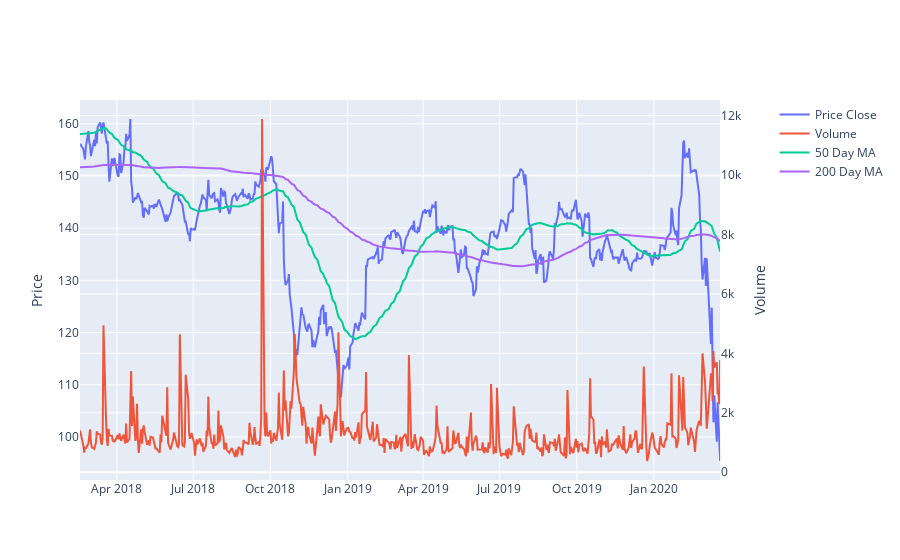

Write notebook code for a chart like this one.
### Markdown cell above
### Price Chart

### Code cell
from plotly.subplots import make_subplots

#fig = go.Figure()
fig = make_subplots(specs=[[{"secondary_y": True}]])

fig.add_trace(
    go.Scatter(
#       x=dfDtVolPrice['Calc Date'],  #we can optionally chart the complete set
        x = dfDtVolPrice.loc[:525,['Calc Date']]['Calc Date'],    # we are cutting off
        y=dfDtVolPrice['Price Close'],
        name = 'Price Close'), 
    secondary_y=False,
)
fig.add_trace(go.Scatter(
#    x=dfDtVolPrice['Calc Date'],
    x = dfDtVolPrice.loc[:525,['Calc Date']]['Calc Date'],
    y=dfDtVolPrice['Volume'],
    name = 'Volume'), 
    secondary_y=True,
)
fig.add_trace(go.Scatter(
#    x=dfDtVolPrice['Calc Date'],
    x = dfDtVolPrice.loc[:525,['Calc Date']]['Calc Date'],
    y=convolve50,
    name='50 Day MA',),
    secondary_y=False,
)
fig.add_trace(go.Scatter(
    x = dfDtVolPrice.loc[:525,['Calc Date']]['Calc Date'],
#    x=dfDtVolPrice['Calc Date'],
    y=convolve200,
    name='200 Day MA',),
    secondary_y=False,
)

fig.update_yaxes(title_text="Price", secondary_y=False)
fig.update_yaxes(title_text="Volume", secondary_y=True)

fig.show()

### Figure 1 — Plotly figure (JSON) as saved in the notebook; plotly's stock layout.template omitted (floating-point values rounded to 4 significant figures; data arrays with more than 128 entries replaced by an {"elided": "..."} marker saying what was removed)
{"data": [{"name": "Price Close", "type": "scatter", "x": {"elided": "526 str values"}, "xaxis": "x", "y": {"elided": "772 float values"}, "yaxis": "y"}, {"name": "Volume", "type": "scatter", "x": {"elided": "526 str values"}, "xaxis": "x", "y": {"elided": "772 float values"}, "yaxis": "y2"}, {"name": "50 Day MA", "type": "scatter", "x": {"elided": "526 str values"}, "xaxis": "x", "y": {"elided": "723 float values"}, "yaxis": "y"}, {"name": "200 Day MA", "type": "scatter", "x": {"elided": "526 str values"}, "xaxis": "x", "y": {"elided": "573 float values"}, "yaxis": "y"}], "layout": {"xaxis": {"anchor": "y", "domain": [0, 0.94]}, "yaxis": {"anchor": "x", "domain": [0, 1], "title": {"text": "Price"}}, "yaxis2": {"anchor": "x", "overlaying": "y", "side": "right", "title": {"text": "Volume"}}}}
